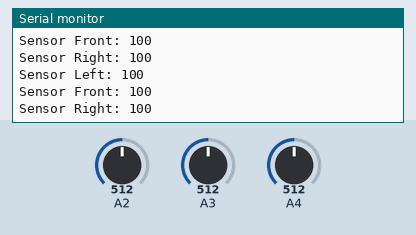
This sketch was run on a simulated Arduino Uno, built with avr-gcc and run on an emulated ATmega328P. On the bench: the last lines printed to the serial monitor. Inputs (shaded band) come from the test bench; at power-on: A2 = 512, A3 = 512, A4 = 512.

Above: at 1.2 s.
1.3 s: A2 set to 306
At 1.31 s:
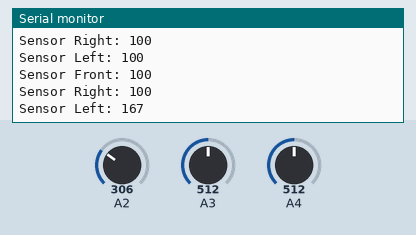
2.8 s: A3 set to 306
At 2.91 s:
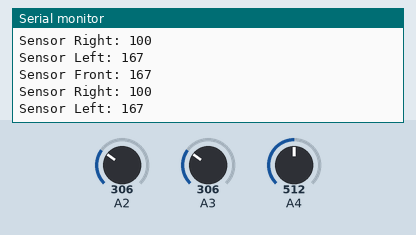
4.3 s: A4 set to 306
At 4.41 s:
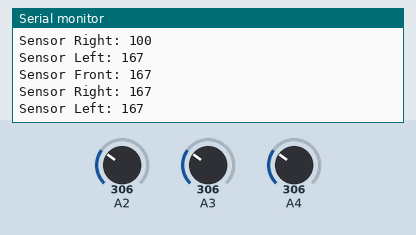
5.8 s: A2 set to 122
At 5.81 s:
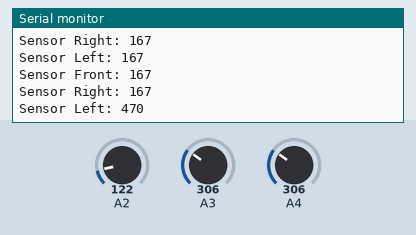
7.3 s: A3 set to 122
At 7.41 s:
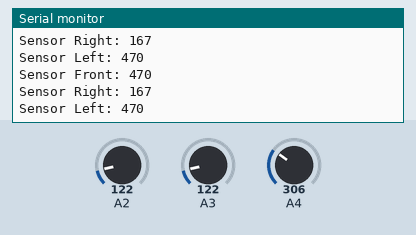
8.8 s: A4 set to 122
At 8.91 s:
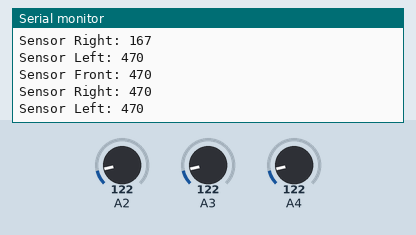
Timing chart, 0 to 11.3 s (numbered marks = the images above; inputs shaded):
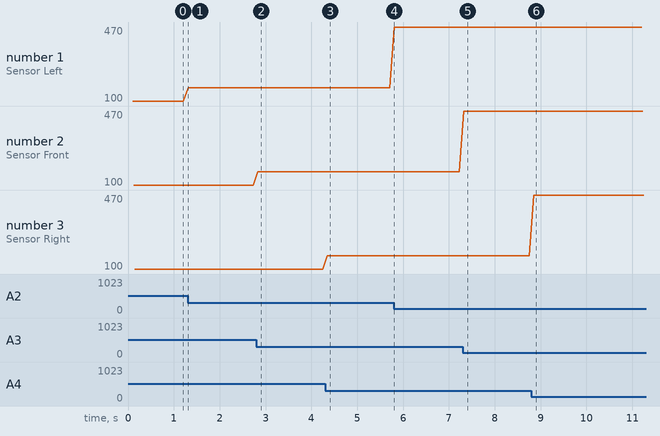

Measured:
- after the input at 1.3 s, the serial monitor: prints a new line at once (image 1)
- after the input at 2.8 s, the serial monitor: prints a new line at once (image 2)
- after the input at 4.3 s, the serial monitor: prints a new line after 0.05 s (image 3)
- after the input at 5.8 s, the serial monitor: prints a new line at once (image 4)
- after the input at 7.3 s, the serial monitor: prints a new line at once (image 5)
- after the input at 8.8 s, the serial monitor: prints a new line after 0.05 s (image 6)
- plotted number 1: 100 → 167 after the input at 1.3 s, 167 → 470 after the input at 5.8 s

The sketch:

Task_1_-_Sensors.ino
```cpp
// Define the infrared sensors' pins
#define IR_LEFT A2
#define IR_FRONT A3
#define IR_RIGHT A4

// Define other constants
#define UPDATE_FREQUENCY 10 // in Hz
#define SAMPLE_SIZE 25

// Global variables
unsigned long timestamp;

void setup()
{
    // put your setup code here, to run once:
    Serial.begin(9600);
    timestamp = millis();
}

void loop()
{
    // put your main code here, to run repeatedly:

    // Read sensor values in UPDATE_FREQUENCY
    if (millis() - timestamp >= 1000 / UPDATE_FREQUENCY)
    {
        timestamp = millis();

        int rangeLeft = sensL();
        int rangeFront = sensF();
        int rangeRight = sensR();

        // Print all values
        Serial.print("Sensor Left: ");
        Serial.println(rangeLeft);
        Serial.print("Sensor Front: ");
        Serial.println(rangeFront);
        Serial.print("Sensor Right: ");
        Serial.println(rangeRight);
        Serial.println("\n");
    }
}

int sensL()
{
    int distance = getDistance(IR_LEFT);
    return distance;
}
int sensF()
{
    int distance = getDistance(IR_FRONT);
    return distance;
}
int sensR()
{
    int distance = getDistance(IR_RIGHT);
    return distance;
}

// Helper functions to get distance and reduce sensor noise

int getDistance(int ir_pin)
{
    /*
   * int ir_pin: Analog pin number of IR sensor
   * Returns distance in mm (and cuts off at 100mm and 800mm because range of sensor is 10-80cm)
   */

    int ir_val[SAMPLE_SIZE];

    // Collect samples from IR sensor
    for (int i = 0; i < SAMPLE_SIZE; i++)
    {
        // Read analog value
        ir_val[i] = analogRead(ir_pin);
    }

    // Sort array of sensor values
    sortArray(ir_val, SAMPLE_SIZE);

    // Use median value for further caluclations -> ir_val[SAMPLE_SIZE/2]
    float distance_cm = 4800.0 / (ir_val[SAMPLE_SIZE / 2] - 20.0);
    // Alternative formulas found in experiments
    //5177 / (ir_val[SAMPLE_SIZE/2] -19.54) - 1.28;
    //4213 / (ir_val[SAMPLE_SIZE/2] -41.64);

    // Check if distance inside range that can be measured by sensor (10-80cm), otherwise cut value off
    if (distance_cm > 80.0)
        distance_cm = 80.0;
    else if (distance_cm < 10.0)
        distance_cm = 10.0;
    return (int)(distance_cm * 10.0); // return in mm
}

// Helper function to sort array
void sortArray(int a[], int size)
{
    for (int i = 0; i < (size - 1); i++)
    {
        bool flag = true;
        for (int o = 0; o < (size - (i + 1)); o++)
        {
            if (a[o] > a[o + 1])
            {
                int t = a[o];
                a[o] = a[o + 1];
                a[o + 1] = t;
                flag = false;
            }
        }
        if (flag)
            break;
    }
}
```
